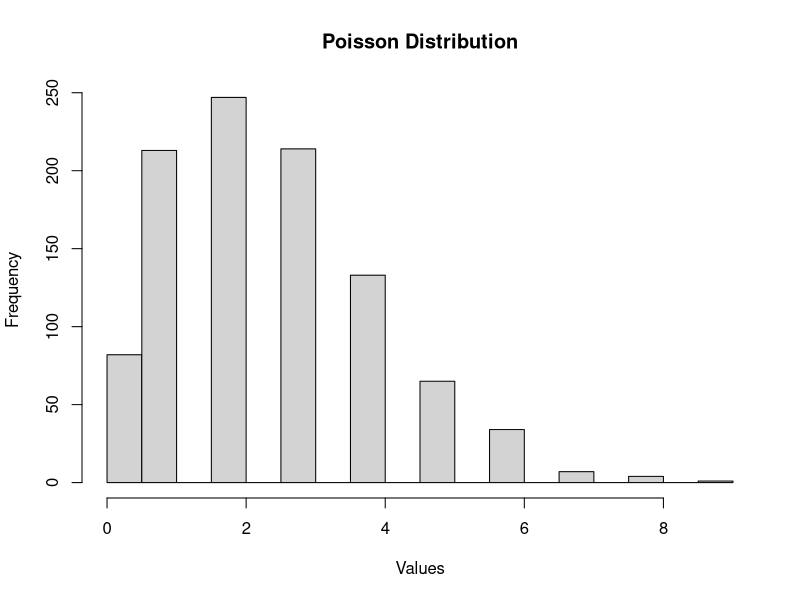
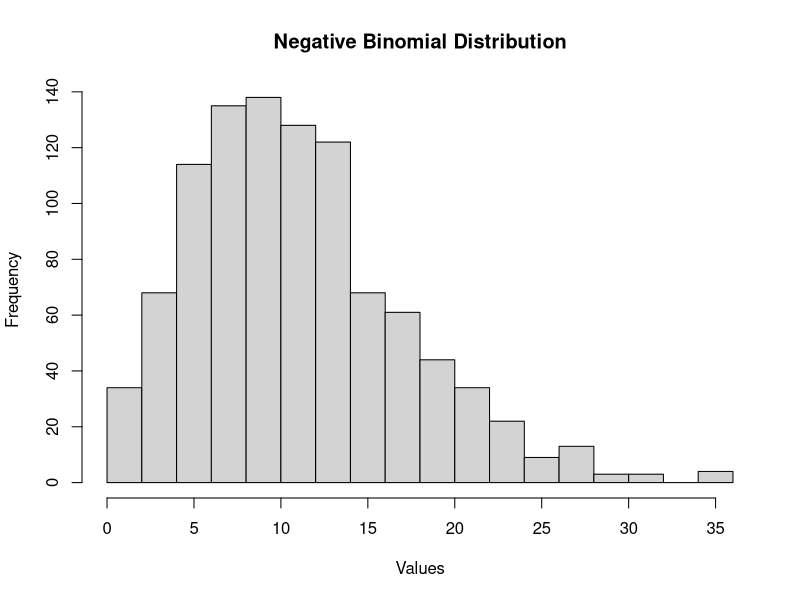
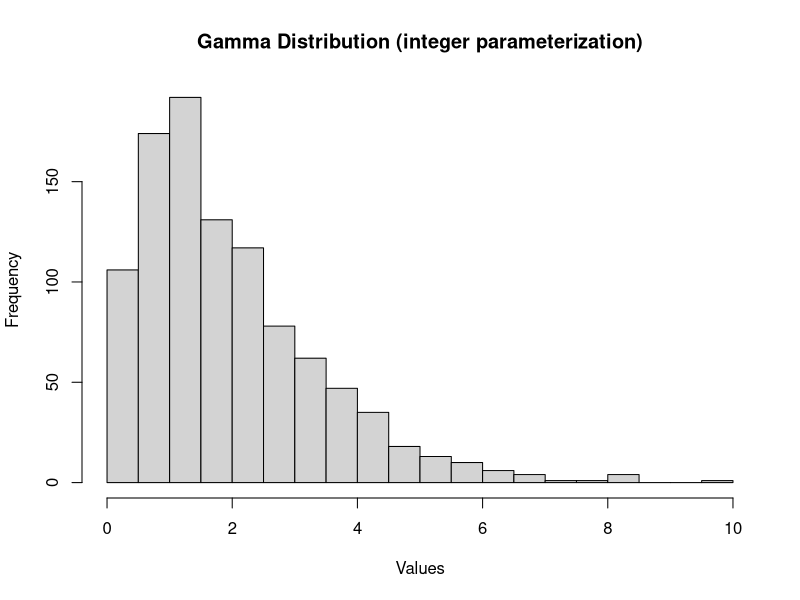
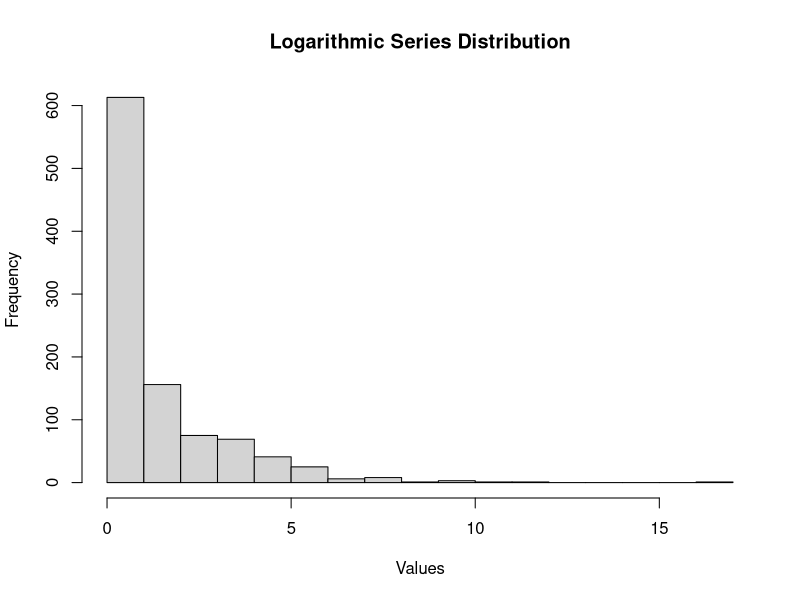

These charts were generated, in order, by the following R code:
# Generate Poisson distributed integers ----------------------------------------
lambda <- 2.5  # Mean parameter
n <- 1000       # Number of samples
data_poisson <- rpois(n, lambda)

# Plot histogram
hist(data_poisson, breaks = 15, main = "Poisson Distribution", xlab = "Values")

# Generate Negative Binomial distributed integers ----------------------------------------
size <- 5    # Number of failures parameter
prob <- 0.3  # Success probability parameter
n <- 1000     # Number of samples
data_nbinom <- rnbinom(n, size, prob)

# Plot histogram
hist(data_nbinom, breaks = 15, main = "Negative Binomial Distribution", xlab = "Values")

# Generate Gamma distributed integers ----------------------------------------
shape <- 2   # Shape parameter (integer > 0)
rate <- 1    # Rate parameter
n <- 1000     # Number of samples
data_gamma <- rgamma(n, shape, rate)

# Plot histogram
hist(data_gamma, breaks = 15, main = "Gamma Distribution (integer parameterization)", xlab = "Values")

# Generate Logarithmic Series distributed integers ----------------------------------------
prob <- 0.4  # Success probability parameter
n <- 1000     # Number of samples
data_logseries <- rgeom(n, prob)

# Plot histogram
hist(data_logseries, breaks = 15, main = "Logarithmic Series Distribution", xlab = "Values")
